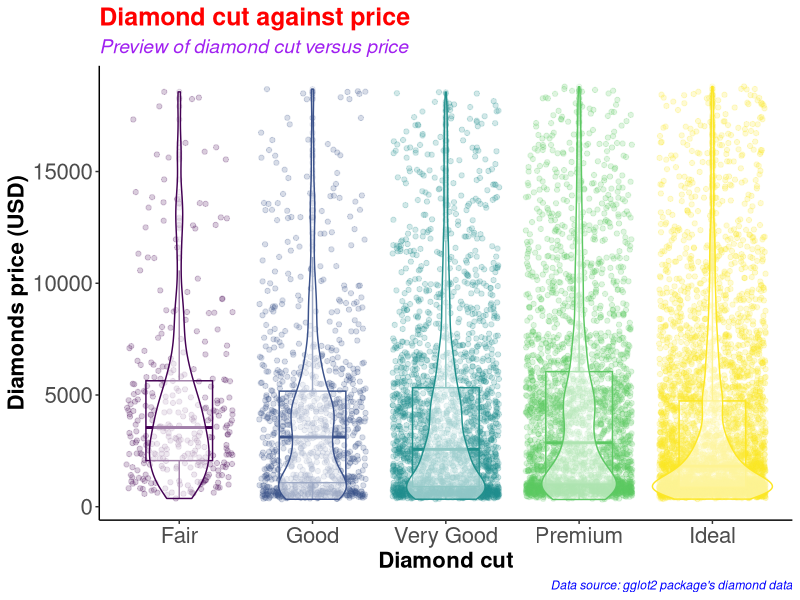
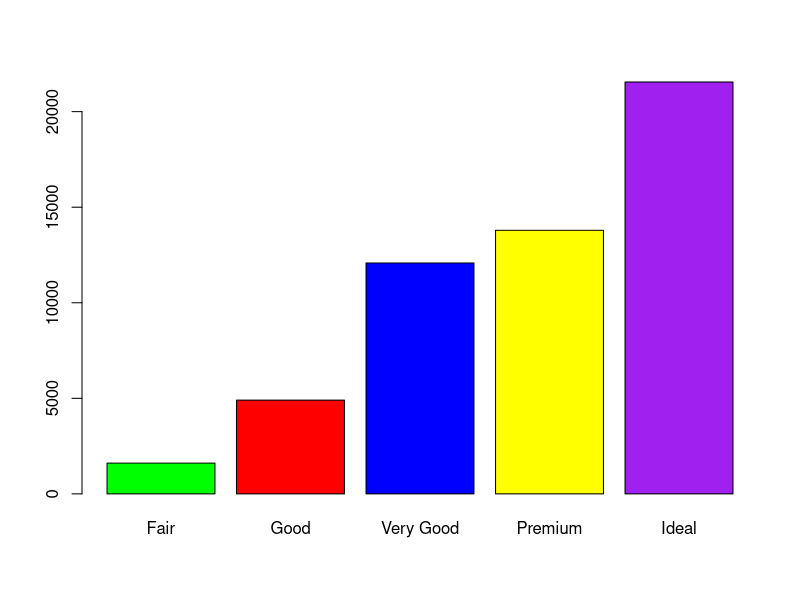
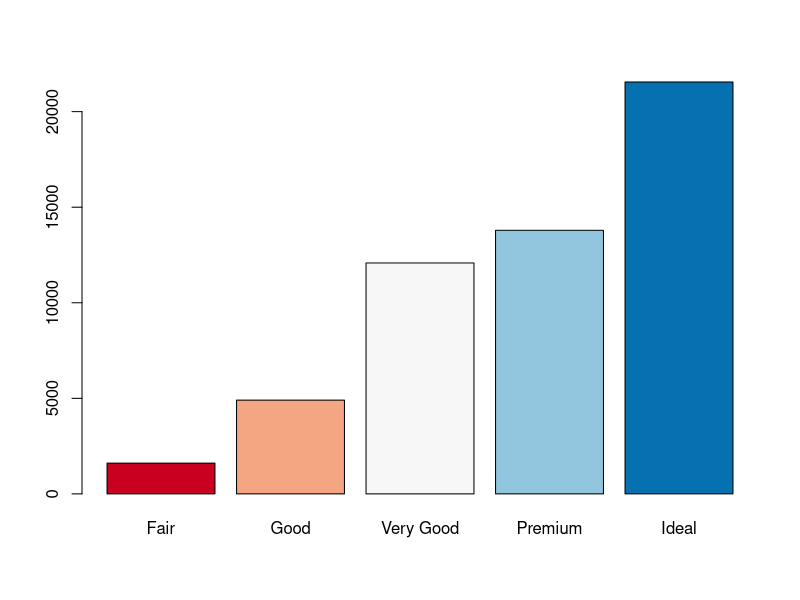
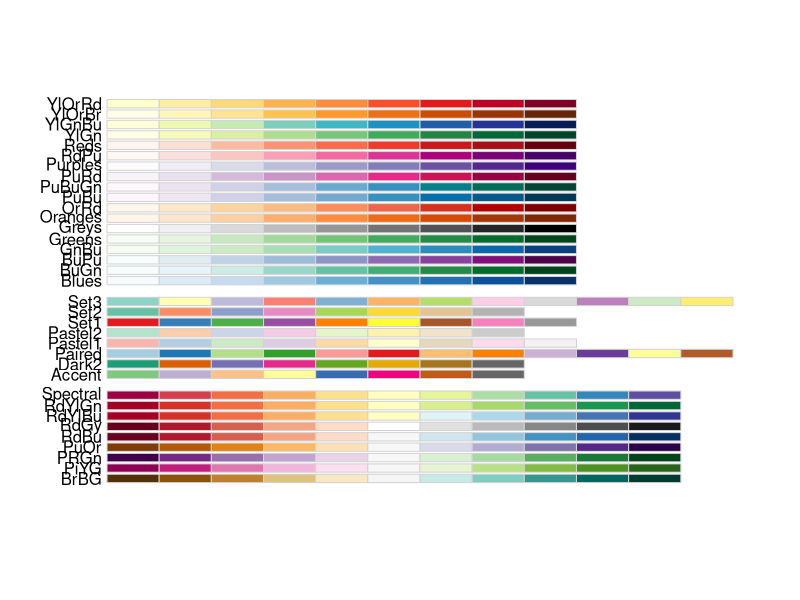
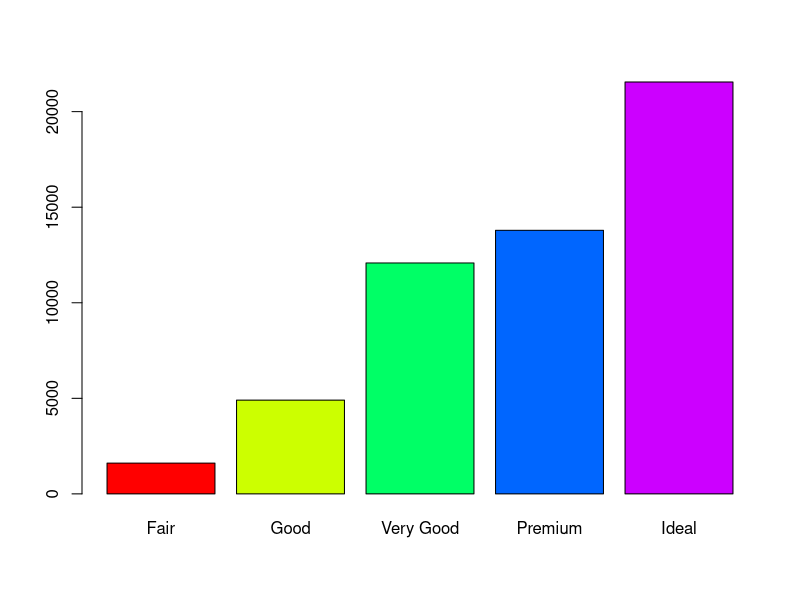
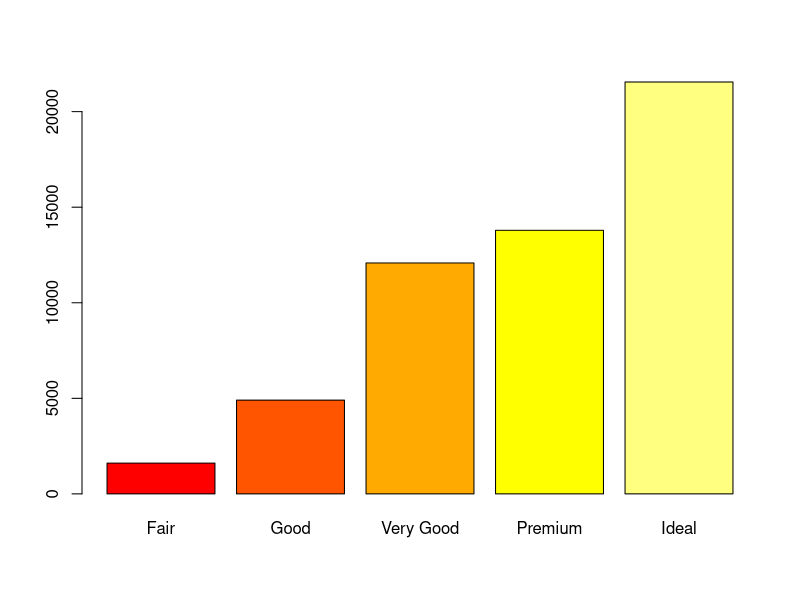
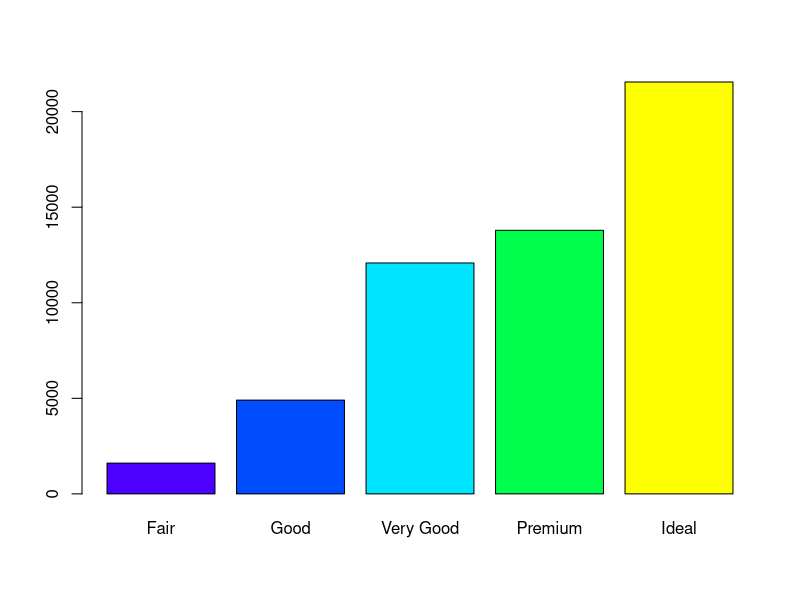
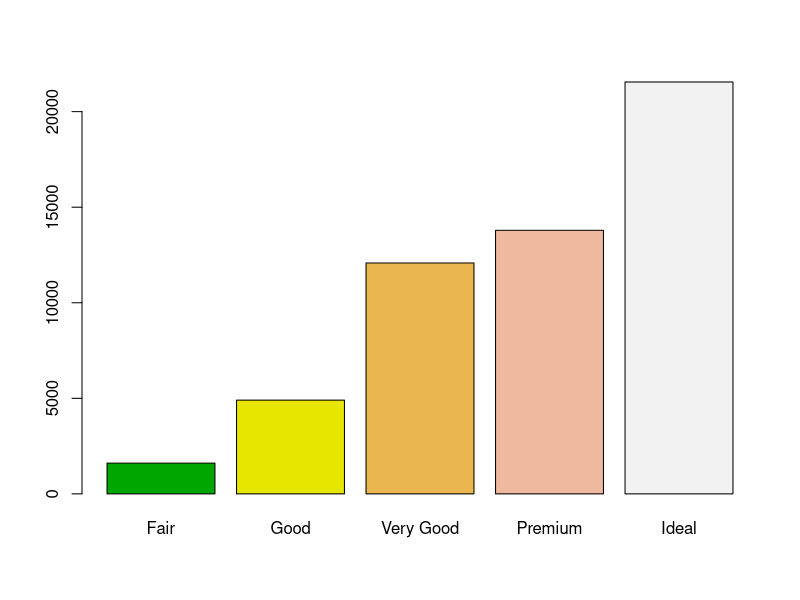

Reproduce these figures in R, in order.
#########################################
# Name: Wyclife Agumba Oluoch           #   
# E-mail: wyclifeoluoch@gmail.com       #
# GitHub: https://github.com/Wycology   #
# Task: Boxplot and violin plots in one #
# Date: 4th Jan 2021                    #
# Last edited: 22nd July 2021           #
#########################################

# Loading the necessary libraries for the project

base::library(tidyverse) # This is for data wrangling and plotting.
base::library(RColorBrewer) # This is for generating color pallets for the plots.

diamonds_df <- diamonds # Saving the diamonds data-set to a new object in R.

utils::head(diamonds) # Checking the variables in the data-set for subsequent analyses
base::nrow(diamonds) # Checking for the number of rows in the data. 53940 observations
base::ncol(diamonds) # Checking the number of variables in the data-set. 10 variables

diamonds_df %>% # Picking the diamonds data, and then
  dplyr::slice_sample(n = 0.2*(nrow(diamonds))) %>% # Picking a portion of the data-set
  ggplot2::ggplot(ggplot2::aes(x = cut, y = price, color = cut)) + # Adding the mapping variables
  ggplot2::geom_point(position = "jitter", alpha = 0.2) + # Adding jitter and alpha
  ggplot2::geom_boxplot(alpha = 0.1, width = 0.5) + # Modifying dimensions of the boxplot 
  ggplot2::geom_violin(alpha = 0.5) + # Adding violin plot on top of the box and jitter
  ggplot2::theme_classic() + # Adding my preferred theme for publication.
  ggplot2::theme(legend.position = "none") + # Removing the legend; it is on the x-axis
  ggplot2::labs(x = "Diamond cut", # Labels the x-axis.
       y = "Diamonds price (USD)", # Labeling the y-axis
       title = "Diamond cut against price", # Setting tibble of the plot
       subtitle = "Preview of diamond cut versus price", # Descriptive title beneath TITLE
       caption = "Data source: gglot2 package's diamond data") +
  theme(axis.text = element_text(size=16), # Size of labels on tick-marks
        axis.title = element_text(size=16,face="bold")) + # Size of axis labels
  theme(plot.title = element_text(color = 'red', size = 18, face = 'bold'),
        plot.subtitle = element_text(color = 'purple', size = 14, face = 'italic'),
        plot.caption = element_text(color = 'blue', face = 'italic'))

diamonds %>% # Picking the diamonds data, and then
  filter(cut == 'Very Good') %>% # Picking the very good cut 
  nrow() # counting the number of rows with very good cut

diamonds %>% 
  select(cut) %>% 
  table() %>% 
  barplot(col = c('green', 'red', 'blue', 'yellow', 'purple'))

# Instead of specifying the colors, we can simply use the color brewer panel 

diamonds %>% 
  select(cut) %>% 
  table() %>% 
  barplot(col = brewer.pal(n = 5, name = "RdBu"))
# To display more brewer colors options to use, run the following function:

display.brewer.all()

# Can also use rainbow colors

diamonds %>% 
  select(cut) %>% 
  table() %>% 
  barplot(col = rainbow(5))

# Can also use heat.colors
diamonds %>% 
  select(cut) %>% 
  table() %>% 
  barplot(col = heat.colors(5))

# Can also use topographic colors

diamonds %>% 
  select(cut) %>% 
  table() %>% 
  barplot(col = topo.colors(5))

# Can also use terrain colors for the plot
diamonds %>% 
  select(cut) %>% 
  table() %>% 
  barplot(col = terrain.colors(5))

# Can also use cm.colors
diamonds %>% 
  select(cut) %>% 
  table() %>% 
  barplot(col = cm.colors(5)) 

# That is awesome. Good for the day.
